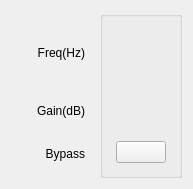
<?xml version="1.0" encoding="UTF-8"?>
<ui version="4.0">
 <class>CfgSettingFreqShift</class>
 <widget class="QWidget" name="CfgSettingFreqShift">
  <property name="geometry">
   <rect>
    <x>0</x>
    <y>0</y>
    <width>193</width>
    <height>189</height>
   </rect>
  </property>
  <property name="windowTitle">
   <string>Form</string>
  </property>
  <layout class="QHBoxLayout" name="horizontalLayout">
   <item>
    <layout class="QVBoxLayout" name="verticalLayout">
     <property name="leftMargin">
      <number>9</number>
     </property>
     <property name="topMargin">
      <number>15</number>
     </property>
     <property name="rightMargin">
      <number>9</number>
     </property>
     <property name="bottomMargin">
      <number>9</number>
     </property>
     <item>
      <widget class="QLabel" name="label">
       <property name="minimumSize">
        <size>
         <width>0</width>
         <height>50</height>
        </size>
       </property>
       <property name="maximumSize">
        <size>
         <width>16777215</width>
         <height>50</height>
        </size>
       </property>
       <property name="text">
        <string>Freq(Hz)</string>
       </property>
       <property name="alignment">
        <set>Qt::AlignRight|Qt::AlignTrailing|Qt::AlignVCenter</set>
       </property>
       <property name="wordWrap">
        <bool>true</bool>
       </property>
      </widget>
     </item>
     <item>
      <widget class="QLabel" name="label_2">
       <property name="minimumSize">
        <size>
         <width>0</width>
         <height>50</height>
        </size>
       </property>
       <property name="maximumSize">
        <size>
         <width>16777215</width>
         <height>50</height>
        </size>
       </property>
       <property name="text">
        <string>Gain(dB)</string>
       </property>
       <property name="alignment">
        <set>Qt::AlignRight|Qt::AlignTrailing|Qt::AlignVCenter</set>
       </property>
      </widget>
     </item>
     <item>
      <widget class="QLabel" name="label_3">
       <property name="minimumSize">
        <size>
         <width>0</width>
         <height>20</height>
        </size>
       </property>
       <property name="maximumSize">
        <size>
         <width>16777215</width>
         <height>20</height>
        </size>
       </property>
       <property name="text">
        <string>Bypass</string>
       </property>
       <property name="alignment">
        <set>Qt::AlignRight|Qt::AlignTrailing|Qt::AlignVCenter</set>
       </property>
      </widget>
     </item>
    </layout>
   </item>
   <item>
    <widget class="QGroupBox" name="groupBox">
     <property name="title">
      <string/>
     </property>
     <layout class="QVBoxLayout" name="verticalLayout_2">
      <item alignment="Qt::AlignHCenter">
       <widget class="ConfigGainWidget" name="SP_Freq" native="true">
        <property name="minimumSize">
         <size>
          <width>50</width>
          <height>50</height>
         </size>
        </property>
        <property name="maximumSize">
         <size>
          <width>50</width>
          <height>50</height>
         </size>
        </property>
        <property name="layoutDirection">
         <enum>Qt::LeftToRight</enum>
        </property>
       </widget>
      </item>
      <item alignment="Qt::AlignHCenter">
       <widget class="ConfigGainWidget" name="SP_Gain" native="true">
        <property name="minimumSize">
         <size>
          <width>50</width>
          <height>50</height>
         </size>
        </property>
        <property name="maximumSize">
         <size>
          <width>50</width>
          <height>50</height>
         </size>
        </property>
       </widget>
      </item>
      <item alignment="Qt::AlignHCenter">
       <widget class="QPushButton" name="pushButton">
        <property name="minimumSize">
         <size>
          <width>50</width>
          <height>0</height>
         </size>
        </property>
        <property name="maximumSize">
         <size>
          <width>50</width>
          <height>16777215</height>
         </size>
        </property>
        <property name="text">
         <string/>
        </property>
        <property name="checkable">
         <bool>true</bool>
        </property>
       </widget>
      </item>
     </layout>
    </widget>
   </item>
  </layout>
 </widget>
 <customwidgets>
  <customwidget>
   <class>ConfigGainWidget</class>
   <extends>QWidget</extends>
   <header location="global">customWidget/configgainwidget.h</header>
   <container>1</container>
  </customwidget>
 </customwidgets>
 <resources/>
 <connections/>
</ui>
